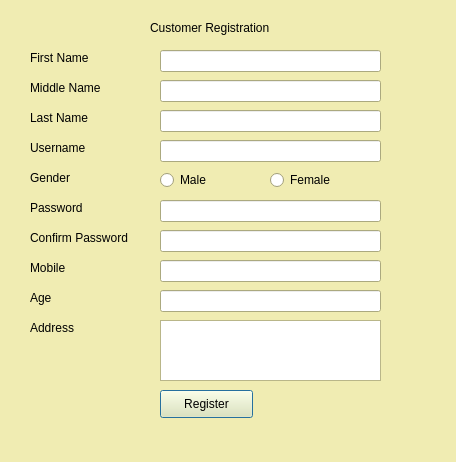
<?xml version="1.0" encoding="UTF-8"?>
<ui version="4.0">
 <class>Dialog</class>
 <widget class="QDialog" name="Dialog">
  <property name="geometry">
   <rect>
    <x>0</x>
    <y>0</y>
    <width>456</width>
    <height>462</height>
   </rect>
  </property>
  <property name="palette">
   <palette>
    <active>
     <colorrole role="WindowText">
      <brush brushstyle="SolidPattern">
       <color alpha="255">
        <red>0</red>
        <green>0</green>
        <blue>0</blue>
       </color>
      </brush>
     </colorrole>
     <colorrole role="Button">
      <brush brushstyle="SolidPattern">
       <color alpha="255">
        <red>240</red>
        <green>236</green>
        <blue>178</blue>
       </color>
      </brush>
     </colorrole>
     <colorrole role="Light">
      <brush brushstyle="SolidPattern">
       <color alpha="255">
        <red>255</red>
        <green>255</green>
        <blue>255</blue>
       </color>
      </brush>
     </colorrole>
     <colorrole role="Midlight">
      <brush brushstyle="SolidPattern">
       <color alpha="255">
        <red>247</red>
        <green>245</green>
        <blue>216</blue>
       </color>
      </brush>
     </colorrole>
     <colorrole role="Dark">
      <brush brushstyle="SolidPattern">
       <color alpha="255">
        <red>120</red>
        <green>118</green>
        <blue>89</blue>
       </color>
      </brush>
     </colorrole>
     <colorrole role="Mid">
      <brush brushstyle="SolidPattern">
       <color alpha="255">
        <red>160</red>
        <green>157</green>
        <blue>119</blue>
       </color>
      </brush>
     </colorrole>
     <colorrole role="Text">
      <brush brushstyle="SolidPattern">
       <color alpha="255">
        <red>0</red>
        <green>0</green>
        <blue>0</blue>
       </color>
      </brush>
     </colorrole>
     <colorrole role="BrightText">
      <brush brushstyle="SolidPattern">
       <color alpha="255">
        <red>255</red>
        <green>255</green>
        <blue>255</blue>
       </color>
      </brush>
     </colorrole>
     <colorrole role="ButtonText">
      <brush brushstyle="SolidPattern">
       <color alpha="255">
        <red>0</red>
        <green>0</green>
        <blue>0</blue>
       </color>
      </brush>
     </colorrole>
     <colorrole role="Base">
      <brush brushstyle="SolidPattern">
       <color alpha="255">
        <red>255</red>
        <green>255</green>
        <blue>255</blue>
       </color>
      </brush>
     </colorrole>
     <colorrole role="Window">
      <brush brushstyle="SolidPattern">
       <color alpha="255">
        <red>240</red>
        <green>236</green>
        <blue>178</blue>
       </color>
      </brush>
     </colorrole>
     <colorrole role="Shadow">
      <brush brushstyle="SolidPattern">
       <color alpha="255">
        <red>0</red>
        <green>0</green>
        <blue>0</blue>
       </color>
      </brush>
     </colorrole>
     <colorrole role="AlternateBase">
      <brush brushstyle="SolidPattern">
       <color alpha="255">
        <red>247</red>
        <green>245</green>
        <blue>216</blue>
       </color>
      </brush>
     </colorrole>
     <colorrole role="ToolTipBase">
      <brush brushstyle="SolidPattern">
       <color alpha="255">
        <red>255</red>
        <green>255</green>
        <blue>220</blue>
       </color>
      </brush>
     </colorrole>
     <colorrole role="ToolTipText">
      <brush brushstyle="SolidPattern">
       <color alpha="255">
        <red>0</red>
        <green>0</green>
        <blue>0</blue>
       </color>
      </brush>
     </colorrole>
    </active>
    <inactive>
     <colorrole role="WindowText">
      <brush brushstyle="SolidPattern">
       <color alpha="255">
        <red>0</red>
        <green>0</green>
        <blue>0</blue>
       </color>
      </brush>
     </colorrole>
     <colorrole role="Button">
      <brush brushstyle="SolidPattern">
       <color alpha="255">
        <red>240</red>
        <green>236</green>
        <blue>178</blue>
       </color>
      </brush>
     </colorrole>
     <colorrole role="Light">
      <brush brushstyle="SolidPattern">
       <color alpha="255">
        <red>255</red>
        <green>255</green>
        <blue>255</blue>
       </color>
      </brush>
     </colorrole>
     <colorrole role="Midlight">
      <brush brushstyle="SolidPattern">
       <color alpha="255">
        <red>247</red>
        <green>245</green>
        <blue>216</blue>
       </color>
      </brush>
     </colorrole>
     <colorrole role="Dark">
      <brush brushstyle="SolidPattern">
       <color alpha="255">
        <red>120</red>
        <green>118</green>
        <blue>89</blue>
       </color>
      </brush>
     </colorrole>
     <colorrole role="Mid">
      <brush brushstyle="SolidPattern">
       <color alpha="255">
        <red>160</red>
        <green>157</green>
        <blue>119</blue>
       </color>
      </brush>
     </colorrole>
     <colorrole role="Text">
      <brush brushstyle="SolidPattern">
       <color alpha="255">
        <red>0</red>
        <green>0</green>
        <blue>0</blue>
       </color>
      </brush>
     </colorrole>
     <colorrole role="BrightText">
      <brush brushstyle="SolidPattern">
       <color alpha="255">
        <red>255</red>
        <green>255</green>
        <blue>255</blue>
       </color>
      </brush>
     </colorrole>
     <colorrole role="ButtonText">
      <brush brushstyle="SolidPattern">
       <color alpha="255">
        <red>0</red>
        <green>0</green>
        <blue>0</blue>
       </color>
      </brush>
     </colorrole>
     <colorrole role="Base">
      <brush brushstyle="SolidPattern">
       <color alpha="255">
        <red>255</red>
        <green>255</green>
        <blue>255</blue>
       </color>
      </brush>
     </colorrole>
     <colorrole role="Window">
      <brush brushstyle="SolidPattern">
       <color alpha="255">
        <red>240</red>
        <green>236</green>
        <blue>178</blue>
       </color>
      </brush>
     </colorrole>
     <colorrole role="Shadow">
      <brush brushstyle="SolidPattern">
       <color alpha="255">
        <red>0</red>
        <green>0</green>
        <blue>0</blue>
       </color>
      </brush>
     </colorrole>
     <colorrole role="AlternateBase">
      <brush brushstyle="SolidPattern">
       <color alpha="255">
        <red>247</red>
        <green>245</green>
        <blue>216</blue>
       </color>
      </brush>
     </colorrole>
     <colorrole role="ToolTipBase">
      <brush brushstyle="SolidPattern">
       <color alpha="255">
        <red>255</red>
        <green>255</green>
        <blue>220</blue>
       </color>
      </brush>
     </colorrole>
     <colorrole role="ToolTipText">
      <brush brushstyle="SolidPattern">
       <color alpha="255">
        <red>0</red>
        <green>0</green>
        <blue>0</blue>
       </color>
      </brush>
     </colorrole>
    </inactive>
    <disabled>
     <colorrole role="WindowText">
      <brush brushstyle="SolidPattern">
       <color alpha="255">
        <red>120</red>
        <green>118</green>
        <blue>89</blue>
       </color>
      </brush>
     </colorrole>
     <colorrole role="Button">
      <brush brushstyle="SolidPattern">
       <color alpha="255">
        <red>240</red>
        <green>236</green>
        <blue>178</blue>
       </color>
      </brush>
     </colorrole>
     <colorrole role="Light">
      <brush brushstyle="SolidPattern">
       <color alpha="255">
        <red>255</red>
        <green>255</green>
        <blue>255</blue>
       </color>
      </brush>
     </colorrole>
     <colorrole role="Midlight">
      <brush brushstyle="SolidPattern">
       <color alpha="255">
        <red>247</red>
        <green>245</green>
        <blue>216</blue>
       </color>
      </brush>
     </colorrole>
     <colorrole role="Dark">
      <brush brushstyle="SolidPattern">
       <color alpha="255">
        <red>120</red>
        <green>118</green>
        <blue>89</blue>
       </color>
      </brush>
     </colorrole>
     <colorrole role="Mid">
      <brush brushstyle="SolidPattern">
       <color alpha="255">
        <red>160</red>
        <green>157</green>
        <blue>119</blue>
       </color>
      </brush>
     </colorrole>
     <colorrole role="Text">
      <brush brushstyle="SolidPattern">
       <color alpha="255">
        <red>120</red>
        <green>118</green>
        <blue>89</blue>
       </color>
      </brush>
     </colorrole>
     <colorrole role="BrightText">
      <brush brushstyle="SolidPattern">
       <color alpha="255">
        <red>255</red>
        <green>255</green>
        <blue>255</blue>
       </color>
      </brush>
     </colorrole>
     <colorrole role="ButtonText">
      <brush brushstyle="SolidPattern">
       <color alpha="255">
        <red>120</red>
        <green>118</green>
        <blue>89</blue>
       </color>
      </brush>
     </colorrole>
     <colorrole role="Base">
      <brush brushstyle="SolidPattern">
       <color alpha="255">
        <red>240</red>
        <green>236</green>
        <blue>178</blue>
       </color>
      </brush>
     </colorrole>
     <colorrole role="Window">
      <brush brushstyle="SolidPattern">
       <color alpha="255">
        <red>240</red>
        <green>236</green>
        <blue>178</blue>
       </color>
      </brush>
     </colorrole>
     <colorrole role="Shadow">
      <brush brushstyle="SolidPattern">
       <color alpha="255">
        <red>0</red>
        <green>0</green>
        <blue>0</blue>
       </color>
      </brush>
     </colorrole>
     <colorrole role="AlternateBase">
      <brush brushstyle="SolidPattern">
       <color alpha="255">
        <red>240</red>
        <green>236</green>
        <blue>178</blue>
       </color>
      </brush>
     </colorrole>
     <colorrole role="ToolTipBase">
      <brush brushstyle="SolidPattern">
       <color alpha="255">
        <red>255</red>
        <green>255</green>
        <blue>220</blue>
       </color>
      </brush>
     </colorrole>
     <colorrole role="ToolTipText">
      <brush brushstyle="SolidPattern">
       <color alpha="255">
        <red>0</red>
        <green>0</green>
        <blue>0</blue>
       </color>
      </brush>
     </colorrole>
    </disabled>
   </palette>
  </property>
  <property name="windowTitle">
   <string>Dialog</string>
  </property>
  <widget class="QLabel" name="label">
   <property name="geometry">
    <rect>
     <x>150</x>
     <y>20</y>
     <width>141</width>
     <height>16</height>
    </rect>
   </property>
   <property name="text">
    <string>Customer Registration</string>
   </property>
  </widget>
  <widget class="QLabel" name="label_2">
   <property name="geometry">
    <rect>
     <x>30</x>
     <y>50</y>
     <width>101</width>
     <height>16</height>
    </rect>
   </property>
   <property name="text">
    <string>First Name</string>
   </property>
  </widget>
  <widget class="QLineEdit" name="edtFname">
   <property name="geometry">
    <rect>
     <x>160</x>
     <y>50</y>
     <width>221</width>
     <height>22</height>
    </rect>
   </property>
  </widget>
  <widget class="QLabel" name="label_3">
   <property name="geometry">
    <rect>
     <x>30</x>
     <y>80</y>
     <width>111</width>
     <height>16</height>
    </rect>
   </property>
   <property name="text">
    <string>Middle Name</string>
   </property>
  </widget>
  <widget class="QLineEdit" name="edtMname">
   <property name="geometry">
    <rect>
     <x>160</x>
     <y>80</y>
     <width>221</width>
     <height>22</height>
    </rect>
   </property>
  </widget>
  <widget class="QLabel" name="label_4">
   <property name="geometry">
    <rect>
     <x>30</x>
     <y>110</y>
     <width>111</width>
     <height>16</height>
    </rect>
   </property>
   <property name="text">
    <string>Last Name</string>
   </property>
  </widget>
  <widget class="QLineEdit" name="edtLname">
   <property name="geometry">
    <rect>
     <x>160</x>
     <y>110</y>
     <width>221</width>
     <height>22</height>
    </rect>
   </property>
  </widget>
  <widget class="QLabel" name="label_5">
   <property name="geometry">
    <rect>
     <x>30</x>
     <y>140</y>
     <width>101</width>
     <height>16</height>
    </rect>
   </property>
   <property name="text">
    <string>Username</string>
   </property>
  </widget>
  <widget class="QLineEdit" name="edtEmail">
   <property name="geometry">
    <rect>
     <x>160</x>
     <y>140</y>
     <width>221</width>
     <height>22</height>
    </rect>
   </property>
  </widget>
  <widget class="QLabel" name="label_6">
   <property name="geometry">
    <rect>
     <x>30</x>
     <y>170</y>
     <width>111</width>
     <height>16</height>
    </rect>
   </property>
   <property name="text">
    <string>Gender</string>
   </property>
  </widget>
  <widget class="QRadioButton" name="radMale">
   <property name="geometry">
    <rect>
     <x>160</x>
     <y>170</y>
     <width>95</width>
     <height>20</height>
    </rect>
   </property>
   <property name="text">
    <string>Male</string>
   </property>
  </widget>
  <widget class="QRadioButton" name="radFemale">
   <property name="geometry">
    <rect>
     <x>270</x>
     <y>170</y>
     <width>95</width>
     <height>20</height>
    </rect>
   </property>
   <property name="text">
    <string>Female</string>
   </property>
  </widget>
  <widget class="QLabel" name="label_7">
   <property name="geometry">
    <rect>
     <x>30</x>
     <y>200</y>
     <width>111</width>
     <height>16</height>
    </rect>
   </property>
   <property name="text">
    <string>Password</string>
   </property>
  </widget>
  <widget class="QLineEdit" name="edtPswd">
   <property name="geometry">
    <rect>
     <x>160</x>
     <y>200</y>
     <width>221</width>
     <height>22</height>
    </rect>
   </property>
  </widget>
  <widget class="QLabel" name="label_8">
   <property name="geometry">
    <rect>
     <x>30</x>
     <y>230</y>
     <width>111</width>
     <height>16</height>
    </rect>
   </property>
   <property name="text">
    <string>Confirm Password</string>
   </property>
  </widget>
  <widget class="QLineEdit" name="edtCpswd">
   <property name="geometry">
    <rect>
     <x>160</x>
     <y>230</y>
     <width>221</width>
     <height>22</height>
    </rect>
   </property>
  </widget>
  <widget class="QLabel" name="label_9">
   <property name="geometry">
    <rect>
     <x>30</x>
     <y>260</y>
     <width>121</width>
     <height>16</height>
    </rect>
   </property>
   <property name="text">
    <string>Mobile</string>
   </property>
  </widget>
  <widget class="QLineEdit" name="edtMob">
   <property name="geometry">
    <rect>
     <x>160</x>
     <y>260</y>
     <width>221</width>
     <height>22</height>
    </rect>
   </property>
  </widget>
  <widget class="QLabel" name="label_10">
   <property name="geometry">
    <rect>
     <x>30</x>
     <y>290</y>
     <width>81</width>
     <height>16</height>
    </rect>
   </property>
   <property name="text">
    <string>Age</string>
   </property>
  </widget>
  <widget class="QLineEdit" name="edtAge">
   <property name="geometry">
    <rect>
     <x>160</x>
     <y>290</y>
     <width>221</width>
     <height>22</height>
    </rect>
   </property>
  </widget>
  <widget class="QLabel" name="label_11">
   <property name="geometry">
    <rect>
     <x>30</x>
     <y>320</y>
     <width>111</width>
     <height>16</height>
    </rect>
   </property>
   <property name="text">
    <string>Address</string>
   </property>
  </widget>
  <widget class="QTextEdit" name="tedtAddr">
   <property name="geometry">
    <rect>
     <x>160</x>
     <y>320</y>
     <width>221</width>
     <height>61</height>
    </rect>
   </property>
  </widget>
  <widget class="QPushButton" name="btnReg">
   <property name="geometry">
    <rect>
     <x>160</x>
     <y>390</y>
     <width>93</width>
     <height>28</height>
    </rect>
   </property>
   <property name="text">
    <string>Register</string>
   </property>
  </widget>
  <widget class="QLabel" name="lblRegStat">
   <property name="geometry">
    <rect>
     <x>150</x>
     <y>430</y>
     <width>281</width>
     <height>16</height>
    </rect>
   </property>
   <property name="text">
    <string/>
   </property>
  </widget>
 </widget>
 <resources/>
 <connections/>
</ui>
